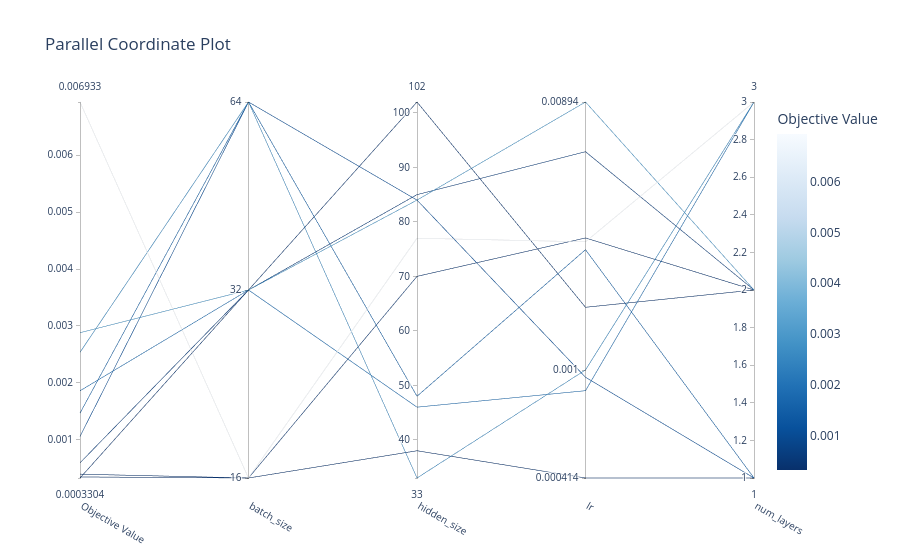

The notebook cell this image was saved under:
### Code cell
vis.plot_parallel_coordinate(study)

### Figure 1 — Plotly figure (JSON) as saved in the notebook; plotly's stock layout.template omitted (floating-point values rounded to 4 significant figures)
{"data": [{"dimensions": [{"label": "Objective Value", "range": [0.0003304, 0.006933], "values": [0.006933, 0.0003488, 0.0003976, 0.0003304, 0.002882, 0.001862, 0.0005966, 0.002538, 0.001469, 0.001058]}, {"label": "batch_size", "range": [0, 2], "ticktext": ["16", "32", "64"], "tickvals": [0, 1, 2], "values": [0, 0, 0, 1, 1, 1, 1, 2, 2, 2]}, {"label": "hidden_size", "range": [33, 102], "values": [77, 38, 70, 102, 84, 46, 85, 33, 48, 84]}, {"label": "lr", "range": [-3.383, -2.049], "ticktext": ["0.000414", "0.001", "0.00894"], "tickvals": [-3.383, -3, -2.049], "values": [-2.545, -3.383, -2.531, -2.777, -2.049, -3.073, -2.225, -3.0, -2.573, -3.026]}, {"label": "num_layers", "range": [1, 3], "values": [3, 1, 2, 2, 2, 3, 2, 3, 1, 1]}], "labelangle": 30, "labelside": "bottom", "line": {"color": [0.006933, 0.0003488, 0.0003976, 0.0003304, 0.002882, 0.001862, 0.0005966, 0.002538, 0.001469, 0.001058], "colorbar": {"title": {"text": "Objective Value"}}, "colorscale": [[0, "rgb(247,251,255)"], [0.125, "rgb(222,235,247)"], [0.25, "rgb(198,219,239)"], [0.375, "rgb(158,202,225)"], [0.5, "rgb(107,174,214)"], [0.625, "rgb(66,146,198)"], [0.75, "rgb(33,113,181)"], [0.875, "rgb(8,81,156)"], [1, "rgb(8,48,107)"]], "reversescale": true, "showscale": true}, "type": "parcoords"}], "layout": {"title": {"text": "Parallel Coordinate Plot"}}}
